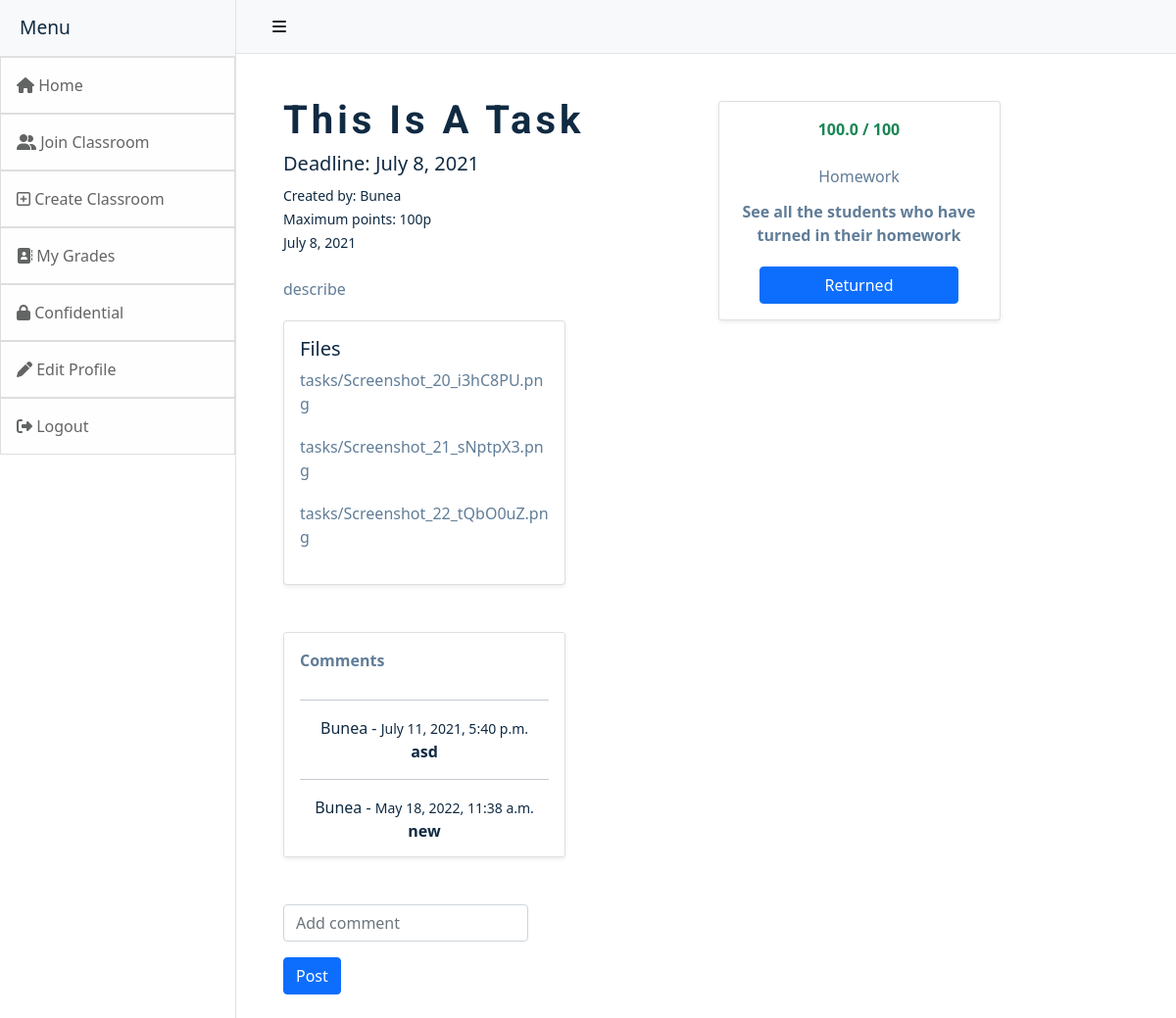
The page /task/23 (signed in) on the database its author committed.
### classroom/models.py (models this page shows)
class Upload_Task(models.Model):
    id = models.AutoField(primary_key=True)
    title = models.CharField(max_length=200,blank=True)
    task = models.TextField(max_length=1000,blank = True,)
    room_code = models.CharField(max_length=200)
    date = models.DateField(null=True)
    author = models.ForeignKey(User, null=True, blank=True,on_delete=models.CASCADE,)
    max_points = models.IntegerField(blank = True, null= True)
    due_date = models.DateField(blank=True,null=True)
    topic = models.CharField(blank=True,null=True,max_length=200)

class UploadTaskFiles(models.Model):
    file = models.FileField(blank=True,upload_to='tasks')
    task_number = models.CharField(blank = True, null=True,max_length=200)

class Mark(models.Model):
    user = models.ForeignKey(User, null=True, blank=True,on_delete=models.CASCADE,)
    classroom_code = models.CharField(max_length=200)
    classroom_name = models.CharField(max_length=200)
    mark = models.FloatField()
    task_number = models.CharField(blank = True, null=True,max_length=200)

class Comments(models.Model):
    value = models.CharField(max_length=10000000000)
    date = models.DateTimeField(null=True,blank=True)
    author = models.ForeignKey(User, null=True, blank=True,on_delete=models.CASCADE,)
    room = models.CharField(max_length=200,blank=True,null=True)
    task_id=models.IntegerField(blank=True, null=True)

### classroom/views.py (the view)
# urls.py: path('task/<int:pk>',views.task,name='task'),
@login_required(login_url='login')
def task(request,pk):
    comment = request.POST.get('message')
    submit = request.POST.get('submit')
    submitFiles = request.POST.get("mySubmitButton")
    toAddFiles = request.FILES.getlist('file_field') #the added files by the user that are about to be turned in
    task = Upload_Task.objects.get(id = pk)
    files = UploadTaskFiles.objects.filter(task_number=pk) #the files posted by the teacher
    room = Room.objects.get(code = task.room_code)
    mark = Mark.objects.filter(user=request.user,task_number=pk)
    if submit:#daca se adauga comentarii
        Comments.objects.create(value=comment,date=datetime.datetime.now(),author =request.user,task_id=pk)
    if submitFiles:
        for f in toAddFiles:#pentru a incarca temele
            UploadFiles.objects.create(file=f,author=request.user,task_number=pk,room_code=task.room_code)
    messages = Comments.objects.filter(task_id=pk)
    returned_files = UploadFiles.objects.filter(task_number=pk)
    if mark.exists():
        return render(request,'task.html',{'task':task,'files':files,'room':room,'messages':messages,'returned_files':returned_files,'mark':mark[0].mark})
    return render(request,'task.html',{'task':task,'files':files,'room':room,'messages':messages,'returned_files':returned_files})

### classroom/templates/task.html (shortened to what this page needs)
<!DOCTYPE html>
{% extends 'base.html' %}
{% block content %}
<html>
    <head>
        {% load static %}
        <link rel="stylesheet" type="text/css" href="{% static 'css/index.css' %}">
    </head>
    <body>
        <div class="pt-5 container mt-0">
            <div class="row">
                <div class="col">
                    <div>
                        <h2 class="fw-bold">{{task.title}}</h2>
                        <h5 class="fw-normal">Deadline: {{task.due_date}}</h5>
                        <small>Created by: {{task.author}}</small><br>
                        <small>Maximum points: {{task.max_points}}p</small><br>
                        <small>{{task.date}}</small>
                    </div>
                    <div class="mt-4">
                        <p class="card-task">{{task.task}}</p>
                        <div class="card card-task mt-1  shadow-sm bg-body rounded mb-5">
                            <div class="card-body">
                                <h5 class="card-title">Files</h5>
                                {% for i in files %}
                                    <p>{{i.file}}</p>
                                {% endfor %}
                            </div>
                        </div>
                    </div>
                </div>
                <div class="col px-2">
                    <div class="card card-task shadow-sm bg-body rounded mb-5">
                        <div class="card-body" style="text-align:center">
                            {% if mark %}
                                <p class="text-success fw-bold">{{mark}} / {{task.max_points}}</p>
                            {% endif %}
                            <p class="card-title p-1">Homework</p>
                            {% if request.user != task.author %}
                                <form id='post-form' method="POST" enctype='multipart/form-data'>
                                    {% csrf_token %}
                                    <input name='file_field' id="myInput" type="file" multiple style='display:none;'/>
                                    <button id="myButton" type="button" class='btn btn-primary' style='width:80%;'>
                                        Add files
                                    </button>
                                    <label class="pt-2" id="myFiles"></label><br><br>
                                    <input name="mySubmitButton" id="#mySubmitButton" type="submit" class='btn btn-outline-primary' style='width:80%;' value="Turn in"></input>
                                    <div class="py-3">
                                        {% if returned_files %}
                                        <p class="fw-bold">Returned files until now</p>
                                        {%endif%}
                                        <div class="overflow-auto" style="max-height:300px;">
                                            {% for i in returned_files %}
                                                <p>
                                                    {{i.file |slice:":100"|safe}}
                                                </p>
                                            {%endfor%}
                                        </div>
                                    </div>
                                </form>
                            {% else %}
                                <p class="fw-bold">See all the students who have turned in their homework</p>
                                <a href="{% url 'returned' task.pk%}" type='submit' id='mark' style='width:80%;' class="btn btn-primary" name='turn'>Returned</a>
                            {% endif %}
                        </div>
                    </div>
                </div>
                <div class="col">
                    <div class="card card-task shadow-sm bg-body rounded overflow-auto" style="max-height:230px;">
                        <div class="card-body">
                            <p class="fw-bold pb-2">Comments</p>
                            <hr>
                            {% for comm in messages %}
                                <div style="text-align:center">
                                    <div>
                                        <div class="fw-normal" style='display:inline-block;'>{{comm.author}} -</div>
                                        <small style='display:inline-block;'>{{comm.date}}</small>
                                        <div class="fw-bold" class='container'>{{comm.value}}</div>
                                    </div>
                                </div><hr>
                            {% endfor %}
                            </div>
                      </div>
                    <div class="pt-5 w-75" style="max-width:250px">
                        <form id='post-form' method="POST" enctype='multipart/form-data'>
                            <input class ='form-control' type="text" name="message" id="message" placeholder="Add comment" />
                            <input name='submit' class='btn btn-primary mt-3' type="submit" value="Post">
                        </form>
                    </div>
                </div>
            </div>
        </div>
    </body>
</html><br>
{% endblock %}

### classroom/static/css/index.css (style rules this page uses)
:root { --clr-primary-1: hsl(205, 86%, 17%); --clr-primary-2: hsl(205, 77%, 27%); --clr-primary-3: hsl(205, 72%, 37%); --clr-primary-4: hsl(205, 63%, 48%); --clr-primary-5: #49a6e9; --clr-primary-6: hsl(205, 89%, 70%); --clr-primary-7: hsl(205, 90%, 76%); --clr-primary-8: hsl(205, 86%, 81%); --clr-primary-9: hsl(205, 90%, 88%); --clr-primary-10: hsl(205, 100%, 96%); --clr-grey-1: hsl(209, 61%, 16%); --clr-grey-2: hsl(211, 39%, 23%); --clr-grey-3: hsl(209, 34%, 30%); --clr-grey-4: hsl(209, 28%, 39%); --clr-grey-5: hsl(210, 22%, 49%); --clr-grey-6: hsl(209, 23%, 60%); --clr-grey-7: hsl(211, 27%, 70%); --clr-grey-8: hsl(210, 31%, 80%); --clr-grey-9: hsl(212, 33%, 89%); --clr-grey-10: hsl(210, 36%, 96%); --clr-white: #fff; --clr-red-dark: hsl(360, 67%, 44%); --clr-red-light: hsl(360, 71%, 66%); --clr-green-dark: hsl(125, 67%, 44%); --clr-green-light: hsl(125, 71%, 66%); --clr-black: #222; --ff-primary: "Roboto", sans-serif; --ff-secondary: "Open Sans", sans-serif; --transition: all 0.3s linear; --spacing: 0.25rem; --radius: 0.5rem; --light-shadow: 0 5px 15px rgba(0, 0, 0, 0.1); --dark-shadow: 0 5px 15px rgba(0, 0, 0, 0.2); --max-width: 1170px; --fixed-width: 620px; }
body { color: var(--clr-grey-1); line-height: 1.5; font-size: 0.875rem; }
a { text-decoration: none; }
h1, h2, h3, h4 { letter-spacing: var(--spacing); text-transform: capitalize; line-height: 1.25; margin-bottom: 0.75rem; font-family: var(--ff-primary); }
h2 { font-size: 2rem; }
p { margin-bottom: 1.25rem; color: var(--clr-grey-5); }
@media screen and (min-width: 800px) { h2 { font-size: 2.5rem; } }
@media screen and (min-width: 800px) { body { font-size: 1rem; } }
@media screen and (min-width: 800px) { h1, h2, h3, h4 { line-height: 1; } }
.card-task { width:18rem; }

### rows shown on the page
Upload_Task: title "This Is A Task", due_date "July 8, 2021", author "Bunea", max_points "100", date "July 8, 2021", task "describe"
UploadTaskFiles: file "tasks/Screenshot_20_i3hC8PU.png"
UploadTaskFiles: file "tasks/Screenshot_21_sNptpX3.png"
UploadTaskFiles: file "tasks/Screenshot_22_tQbO0uZ.png"
Mark: mark "100.0"
Comments: author "Bunea", date "July 11, 2021, 5:40 p.m.", value "asd"
Comments: author "Bunea", date "May 18, 2022, 11:38 a.m.", value "new"
